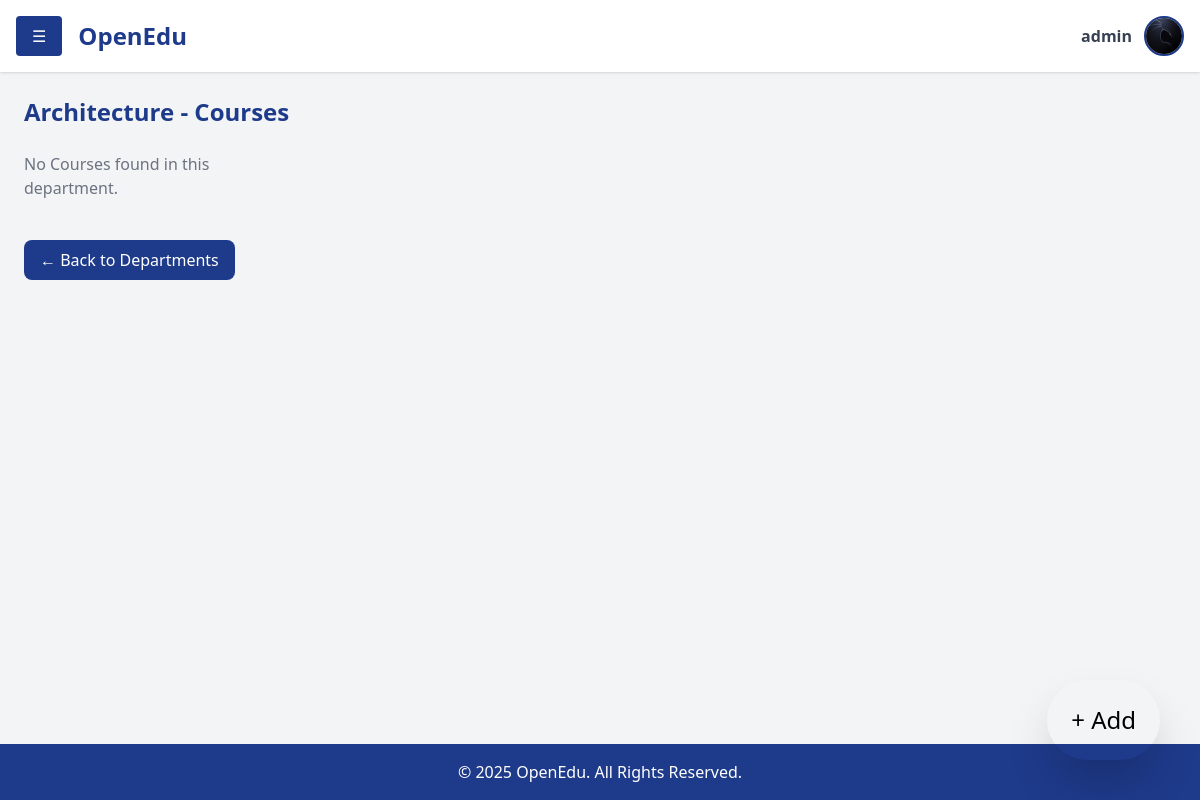
/lms/department=24/ (signed in), run on an earlier commit of the app's database.
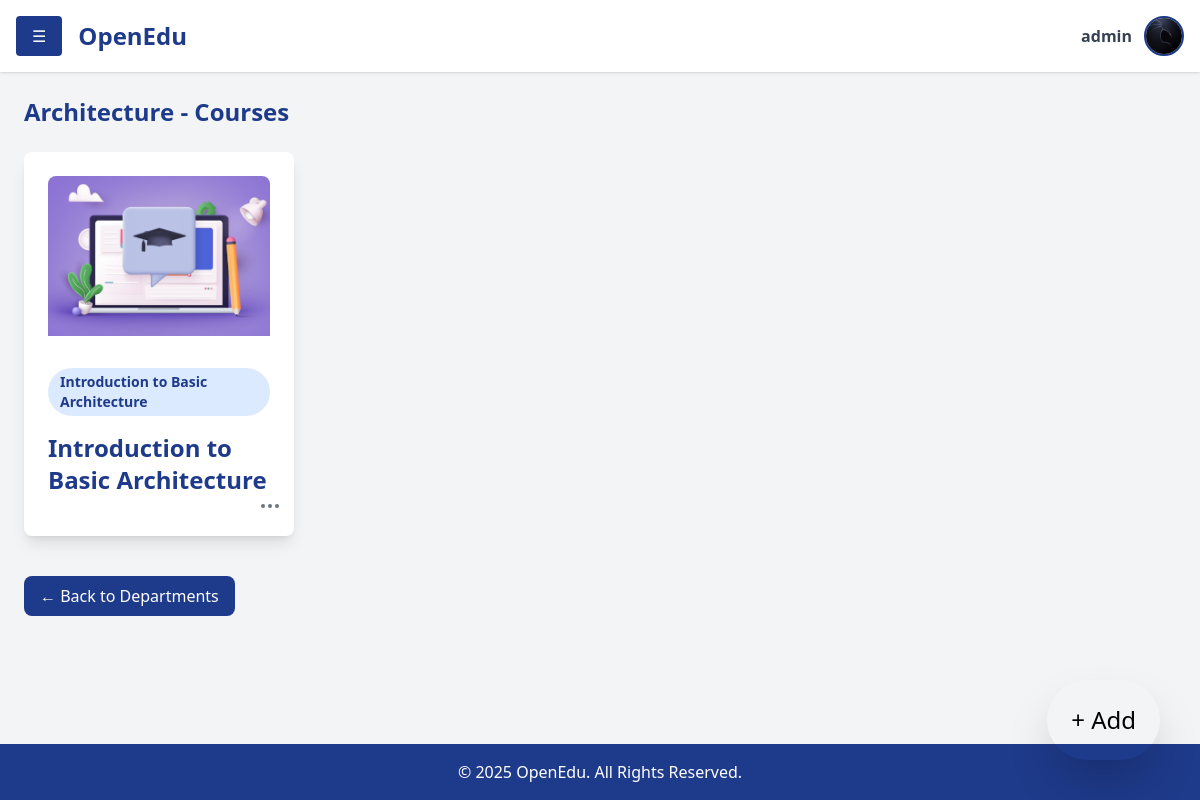
And on a later commit of the database.
### lms/models.py (models this page shows, shortened)
class Course(models.Model):
    id = models.AutoField(primary_key=True)  # Automatically generates a primary key
    course_code = models.CharField(max_length=6, unique=True)  # Unique course code
    course_name = models.CharField(max_length=50)  # Course name
    course_description = models.TextField(
        default="This course provides a comprehensive overview of essential topics, methodologies, and concepts. Further details will be provided."
    )  # Description of the course
    department = models.ForeignKey('Department', related_name='courses', on_delete=models.CASCADE)  # Foreign key to Department
    image = models.ImageField(upload_to='images/course/', null=True, default='images/course/default.jpg')  # Course image

### lms/views.py (the view)
# urls.py: path('department=<int:id>/', deptcourses, name='deptcourses'),
@login_required
def deptcourses(request,id):
    department=Department.objects.get(id=id)
    courses = Course.objects.filter(department=department).order_by('course_name')
    showAddButton=(request.user.role=='master')or(request.user.department==department.id)
    showUpdateCourseModal=(request.user.role=='master')or(request.user.department==department.id)
    showCourseModal=(request.user.role=='master')or(request.user.department==department.id)
    context={'name':request.user.username,'courses':courses , 'department': department,
             'showCourseModal':showCourseModal,'showUpdateCourseModal':showUpdateCourseModal,'showAddButton':showAddButton}
    return render(request,'lms/deptcourses.html',context)

### lms/templates/lms/deptcourses.html (shortened to what this page needs)
{% extends 'dashboard.html' %} {% block content %} {% load static %}
<div class="p-6 flex-grow">
  <h2 class="text-2xl font-bold text-blue-900 mb-6">
    {{ department.name }} - Courses
  </h2>
  <div
    class="grid grid-cols-1 sm:grid-cols-2 md:grid-cols-3 lg:grid-cols-4 gap-6"
  >
    {% if courses %} {% for course in courses %}
    <div
      class="card bg-white p-6 rounded-lg shadow-lg cursor-pointer hover:shadow-xl transition duration-300 transform hover:scale-105 relative"
    >
      <a
        href="{% url 'course_facs' dept_id=department.id course_id=course.id %}"
      >
        <img
          src="{{ course.image.url }}"
          alt="Course Image"
          class="w-full h-40 object-cover rounded-t-lg mb-8"
        />
      </a>
      <div class="flex items-center mb-4">
        <span
          class="text-sm font-semibold text-blue-900 bg-blue-100 px-3 py-1 rounded-full"
        >
          {{ course.course_code }}
        </span>
      </div>
      <h3 class="text-2xl font-semibold text-blue-900 mb-2">
        {{ course.course_name }}
      </h3>
      {% if showUpdateCourseModal %}
      <div class="absolute bottom-3 right-3 z-20">
        <button
          class="text-gray-500 hover:text-gray-700 focus:outline-none"
          onclick="toggleMenu('menu-videos-{{ course.id }}')"
        >
          <svg
            xmlns="http://www.w3.org/2000/svg"
            class="h-6 w-6"
            fill="none"
            viewBox="0 0 24 24"
            stroke="currentColor"
          >
            <path
              stroke-linecap="round"
              stroke-linejoin="round"
              stroke-width="2"
              d="M5 12h.01M12 12h.01M19 12h.01M6 12a1 1 0 11-2 0 1 1 0 012 0zm7 0a1 1 0 11-2 0 1 1 0 012 0zm7 0a1 1 0 11-2 0 1 1 0 012 0z"
            />
          </svg>
        </button>
      </div>
      {%endif%}
    </div>
    {% endfor %} {% else %}
    <p class="text-gray-500">No Courses found in this department.</p>
    {% endif %}
  </div>
  <div class="mt-10">
    <a
      href="{% url 'departments' %}"
      class="inline-block bg-blue-900 text-white px-4 py-2 rounded-lg hover:bg-blue-700"
    >
      ← Back to Departments
    </a>
  </div>
</div>
{% endblock %}

What changed in the data, as far as the page shows it:
added Course: image (placeholder picture), course_code "Introduction to Basic Architecture", course_name "Introduction to Basic Architecture"
Also different on the page:
text no longer shown: "No Courses found in this department."
